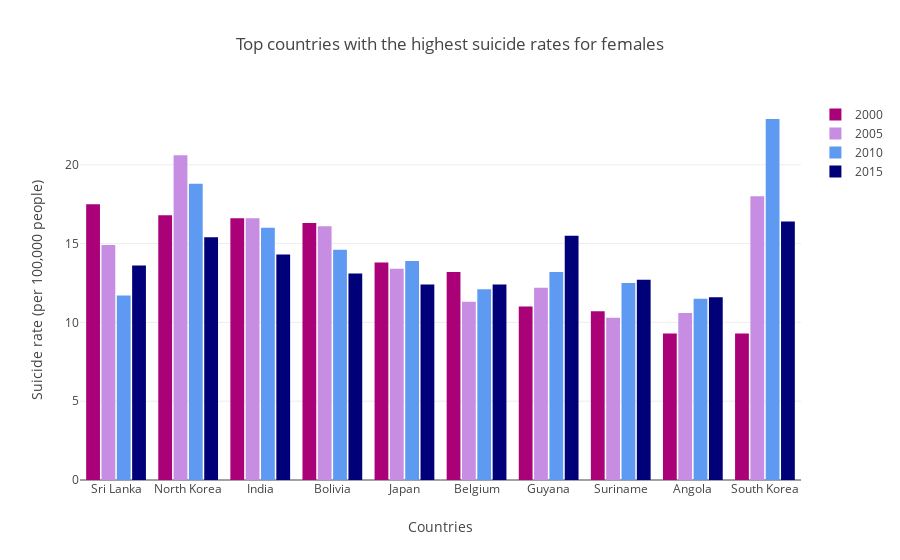

Notebook code for this chart:
### Code cell
t2000 = go.Bar(
    x = female2000[female2000['Country'].isin(female2015['Country'].head(10))]['Country'].head(10),
    y = female2000[female2000['Country'].isin(female2015['Country'].head(10))]['Female suicide rate'].head(10),
    marker=dict(color='rgb(170, 0, 120)'),
    name = '2000'
)

t2005 = go.Bar(
    x = female2005[female2005['Country'].isin(female2015['Country'].head(10))]['Country'].head(10),
    y = female2005[female2005['Country'].isin(female2015['Country'].head(10))]['Female suicide rate'].head(10),
    marker=dict(color='rgb(198, 141, 227)'),
    name = '2005'
)

t2010 = go.Bar(
    x = female2010[female2010['Country'].isin(female2015['Country'].head(10))]['Country'].head(10),
    y = female2010[female2010['Country'].isin(female2015['Country'].head(10))]['Female suicide rate'].head(10),
    marker=dict(color='rgb(94, 154, 242)'),
    name = '2010'
)

t2015 = go.Bar(
    x = female2015['Country'].head(10),
    y = female2015['Female suicide rate'].head(10),
    marker=dict(color='rgb(0, 0, 120)'),
    name = '2015'
)

data = [t2000, t2005, t2010, t2015]

layout = go.Layout(
    title='Top countries with the highest suicide rates for females',
    xaxis={'title':'Countries'},
    yaxis={'title':'Suicide rate (per 100,000 people)'},
    barmode='group',
    bargap=0.15,
    bargroupgap=0.1
)

fig = go.Figure(data=data, layout=layout)
py.iplot(fig, filename='basic-bar')

### Figure 1 — Plotly figure (JSON) as saved in the notebook; plotly's stock layout.template omitted (floating-point values rounded to 4 significant figures)
{"data": [{"marker": {"color": "rgb(170, 0, 120)"}, "name": "2000", "type": "bar", "x": ["Sri Lanka", "North Korea", "India", "Bolivia", "Japan", "Belgium", "Guyana", "Suriname", "Angola", "South Korea"], "y": [17.5, 16.8, 16.6, 16.3, 13.8, 13.2, 11, 10.7, 9.3, 9.3]}, {"marker": {"color": "rgb(198, 141, 227)"}, "name": "2005", "type": "bar", "x": ["North Korea", "South Korea", "India", "Bolivia", "Sri Lanka", "Japan", "Guyana", "Belgium", "Angola", "Suriname"], "y": [20.6, 18, 16.6, 16.1, 14.9, 13.4, 12.2, 11.3, 10.6, 10.3]}, {"marker": {"color": "rgb(94, 154, 242)"}, "name": "2010", "type": "bar", "x": ["South Korea", "North Korea", "India", "Bolivia", "Japan", "Guyana", "Suriname", "Belgium", "Sri Lanka", "Angola"], "y": [22.9, 18.8, 16, 14.6, 13.9, 13.2, 12.5, 12.1, 11.7, 11.5]}, {"marker": {"color": "rgb(0, 0, 120)"}, "name": "2015", "type": "bar", "x": ["South Korea", "Guyana", "North Korea", "India", "Sri Lanka", "Bolivia", "Suriname", "Japan", "Belgium", "Angola"], "y": [16.4, 15.5, 15.4, 14.3, 13.6, 13.1, 12.7, 12.4, 12.4, 11.6]}], "layout": {"bargap": 0.15, "bargroupgap": 0.1, "barmode": "group", "title": "Top countries with the highest suicide rates for females", "xaxis": {"title": "Countries"}, "yaxis": {"title": "Suicide rate (per 100,000 people)"}}}
